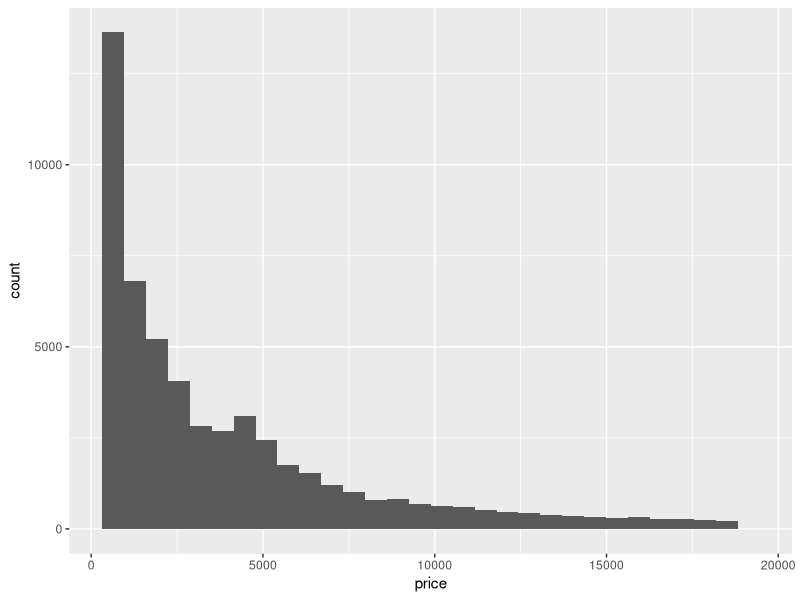
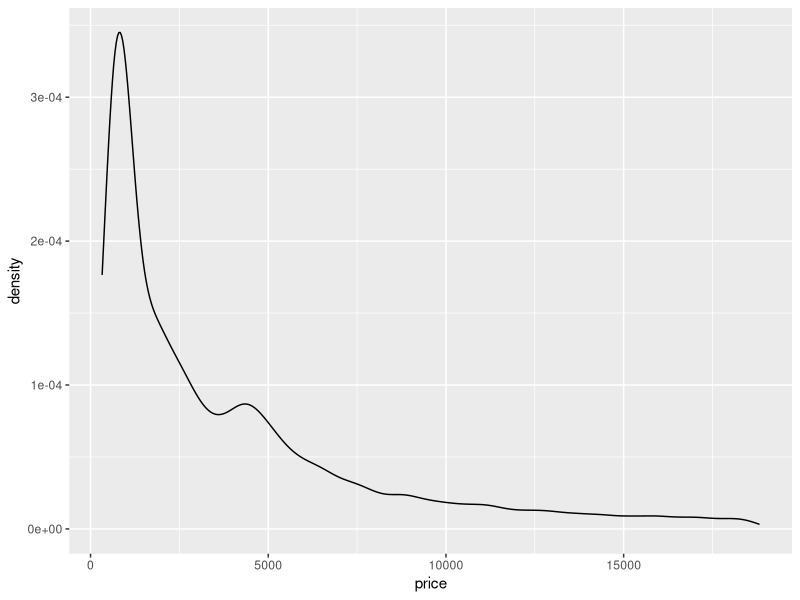
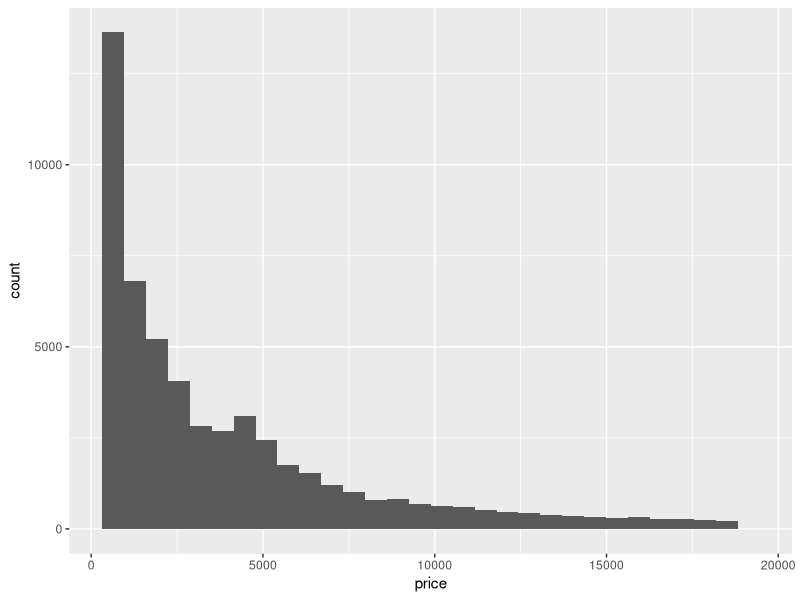
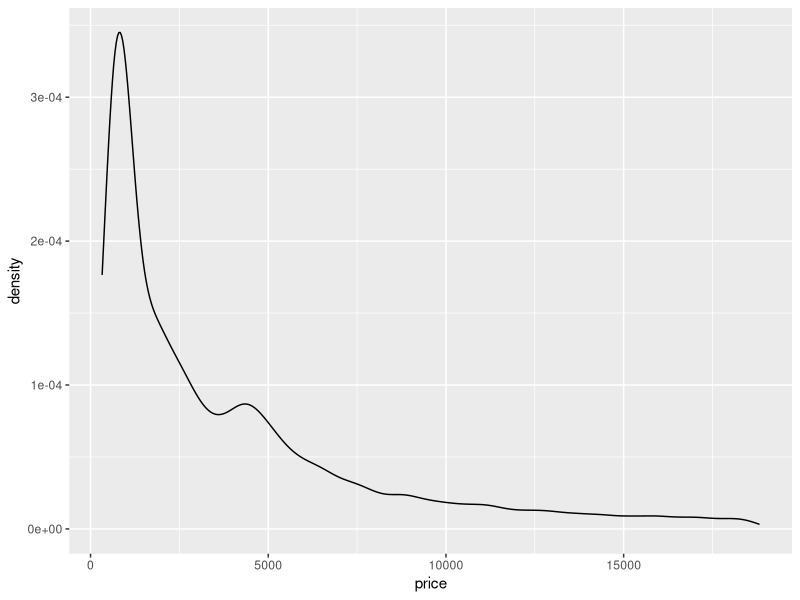
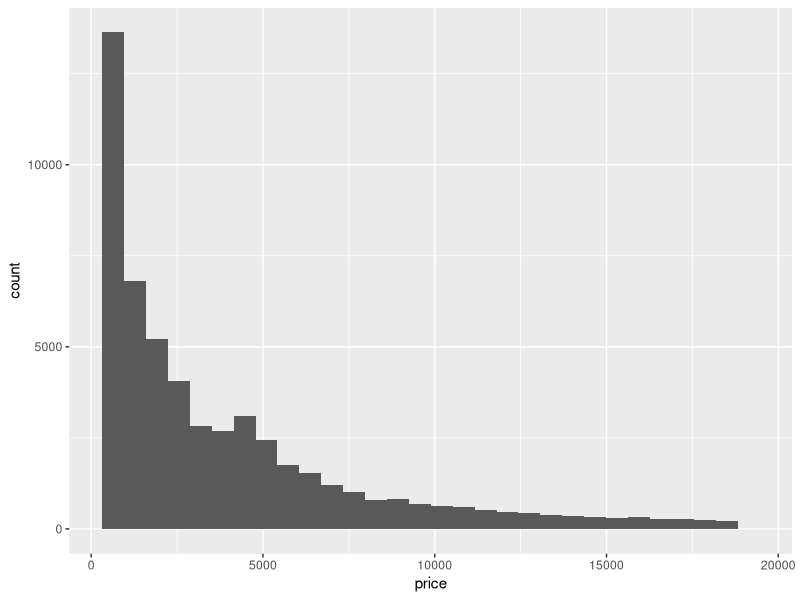

Recreate these plots in R, in order.
## data visualization or charts
## 1. number of variables: one, two, more than two vars
## 2. data types: number (numeric), not number (factor)

library(ggplot2)
library(dplyr)

# diamonds dataset is included in ggplot2 package
diamonds

View(diamonds)
glimpse(diamonds)

## Q: one variable, number
## A: histogram

# mapping is to tell ggplot how to map variables to visual properties
# geom is to tell ggplot what kind of geometric object to use to represent the data
ggplot(
  data = diamonds,
  mapping = aes(x = price)
) +
  geom_histogram()

ggplot(
  data = diamonds,
  mapping = aes(x = price)
) +
  geom_density()

# use bases instead
base <- ggplot(
  data = diamonds,
  mapping = aes(x = price)
)

base + geom_histogram()
base + geom_density()

# Q: How many Bin, should we decide?
# A: There is no rule of Bin, depand of situation and what we would like to see
#    But 30 is a good start
base + geom_histogram(bins = 30)
